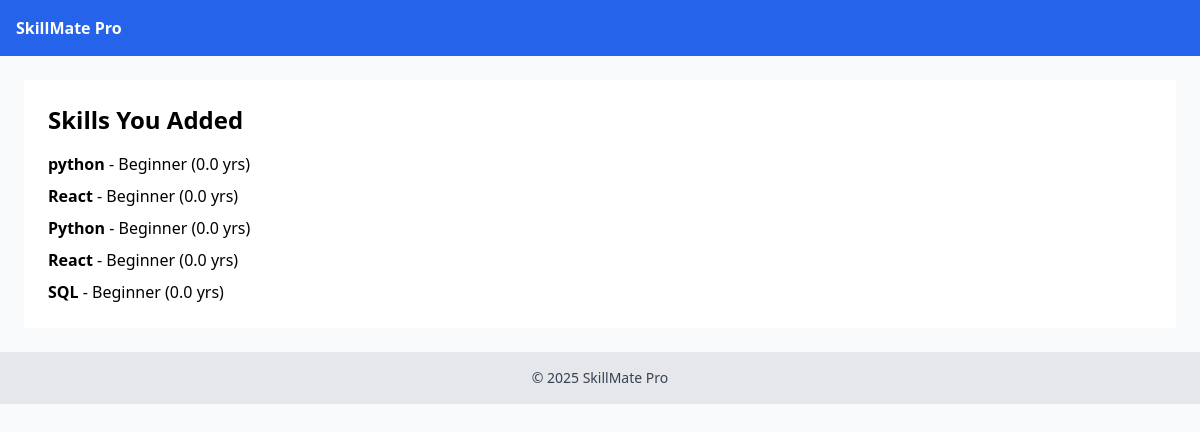
/skills/ (signed in), run on the app's committed database.
### career/models.py (models this page shows, shortened)
class Skill(models.Model):
    CATEGORY_CHOICES = [
        ('programming', 'Programming Languages'),
        ('frameworks', 'Frameworks & Libraries'),
        ('databases', 'Databases'),
        ('cloud', 'Cloud & DevOps'),
        ('design', 'Design & UI/UX'),
        ('soft-skills', 'Soft Skills'),
        ('project-management', 'Project Management'),
        ('data-science', 'Data Science & Analytics'),
        ('other', 'Other'),
    ]
    PROFICIENCY_LEVELS = [
        ('beginner', 'Beginner'),
        ('intermediate', 'Intermediate'),
        ('advanced', 'Advanced'),
        ('expert', 'Expert'),
        ('master', 'Master'),
    ]
    user = models.ForeignKey(User, on_delete=models.CASCADE)
    skill_name = models.CharField(max_length=100)
    category = models.CharField(max_length=50, choices=CATEGORY_CHOICES)
    proficiency = models.CharField(max_length=20, choices=PROFICIENCY_LEVELS)
    experience = models.DecimalField(max_digits=4, decimal_places=1, null=True, blank=True)
    description = models.TextField(blank=True, null=True)
    certifications = models.CharField(max_length=255, blank=True, null=True)
    currently_learning = models.BooleanField(default=False)

### career/views.py (the view)
# urls.py: path('skills/', views.skills_list_view, name='skills-list'),
@login_required
def skills_list_view(request):
    skills = Skill.objects.filter(user=request.user)
    return render(request, 'career/skills_list.html', {'skills': skills})

### templates/career/skills_list.html
{% extends 'base.html' %}
{% block content %}
<div class="p-6 bg-white shadow rounded">
    <h2 class="text-2xl font-semibold mb-4">Skills You Added</h2>
    {% if skills %}
        <ul class="list-disc list-inside space-y-2">
            {% for skill in skills %}
                <li><strong>{{ skill.skill_name }}</strong> - {{ skill.get_proficiency_display }} ({{ skill.experience }} yrs)</li>
            {% endfor %}
        </ul>
    {% else %}
        <p class="text-gray-600">You haven’t added any skills yet.</p>
    {% endif %}
</div>
{% endblock %}

### data on the page
Skill: skill_name "python", proficiency "Beginner", experience "0.0"
Skill: skill_name "React", proficiency "Beginner", experience "0.0"
Skill: skill_name "Python", proficiency "Beginner", experience "0.0"
Skill: skill_name "React", proficiency "Beginner", experience "0.0"
Skill: skill_name "SQL", proficiency "Beginner", experience "0.0"
